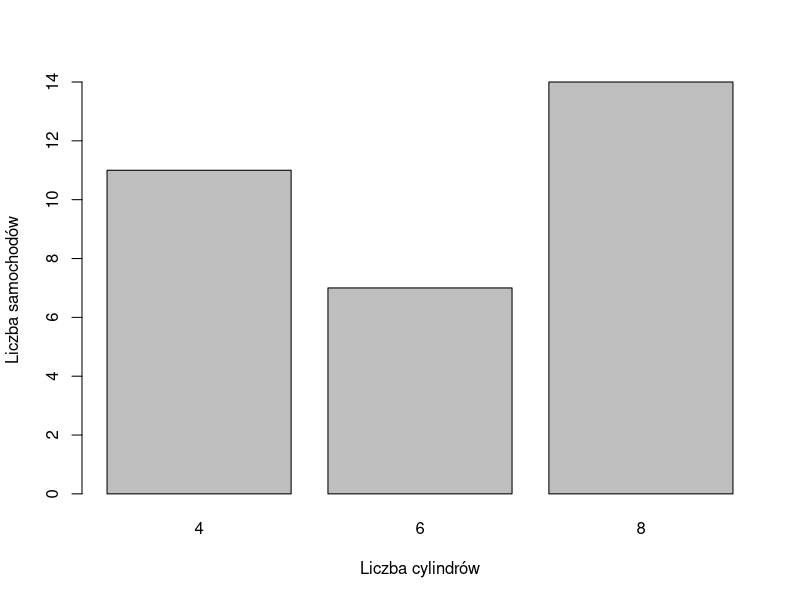
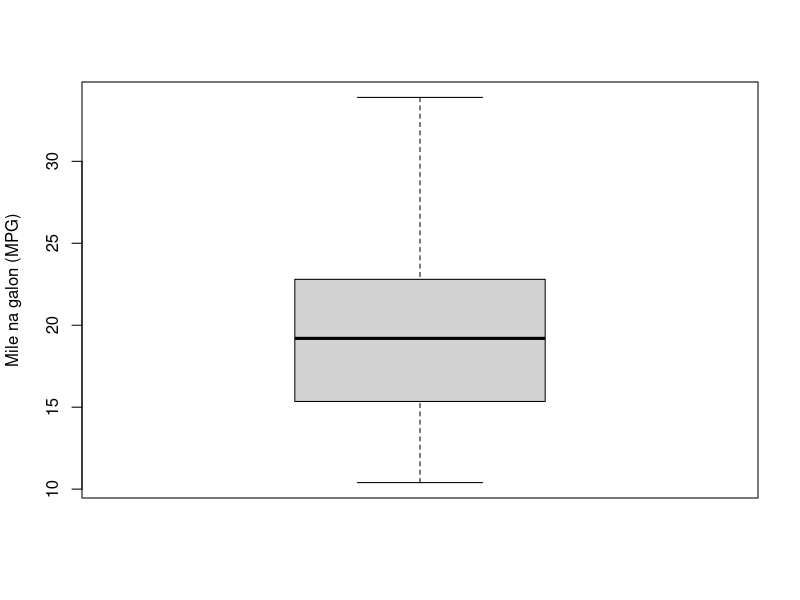
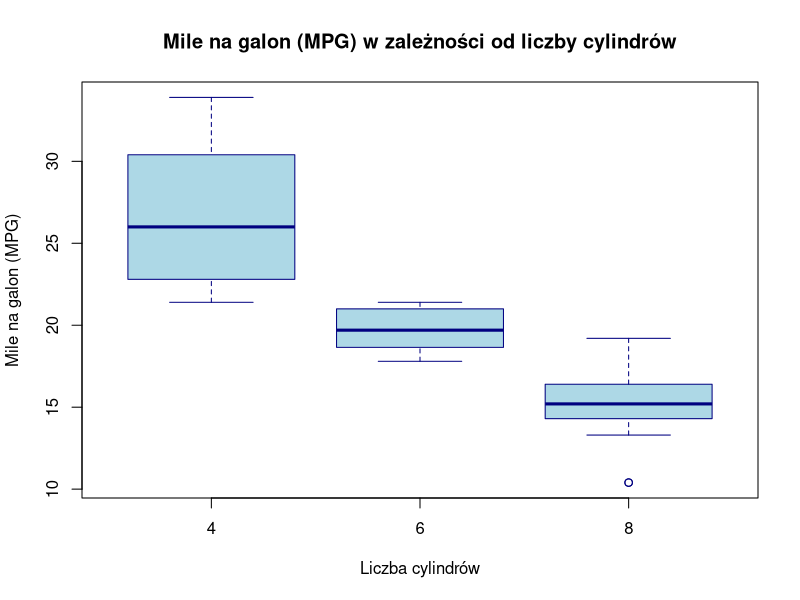
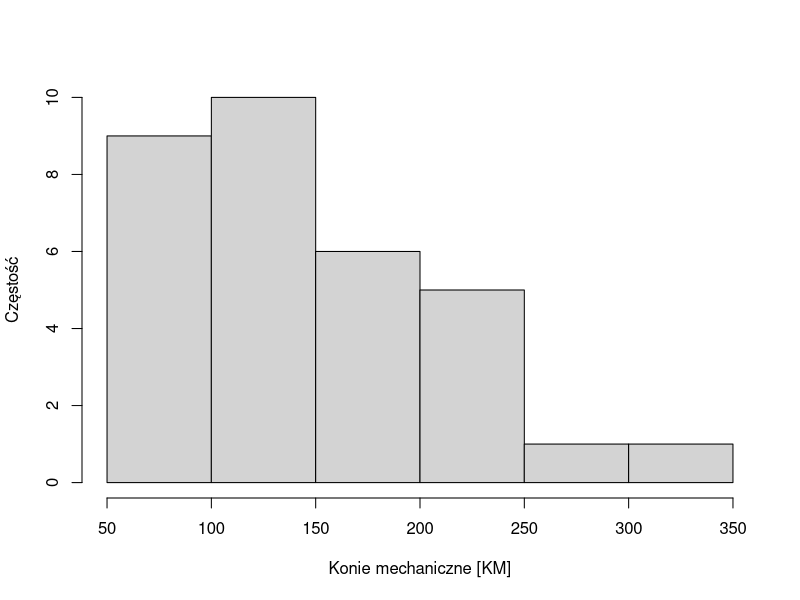
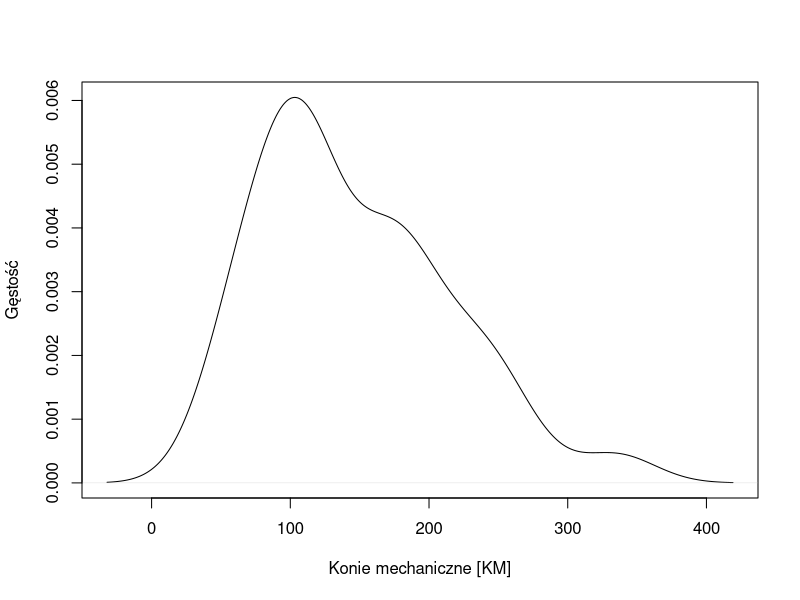
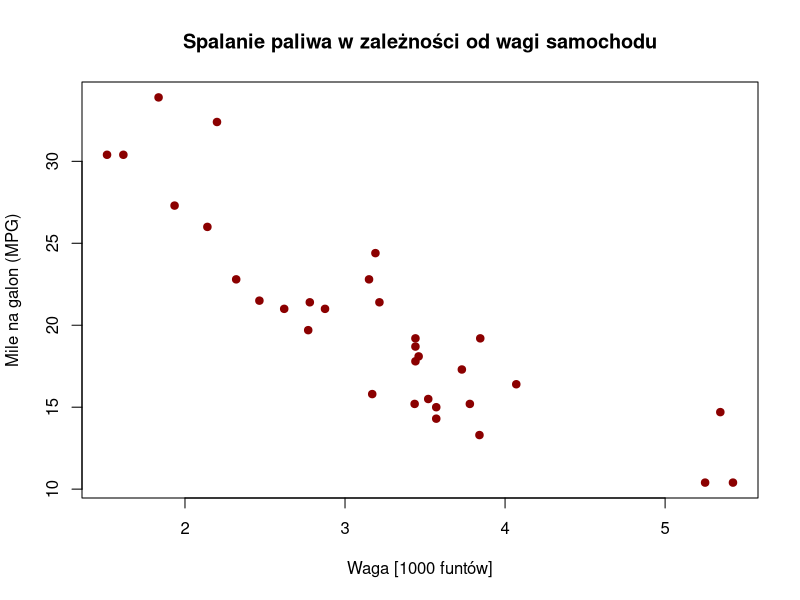
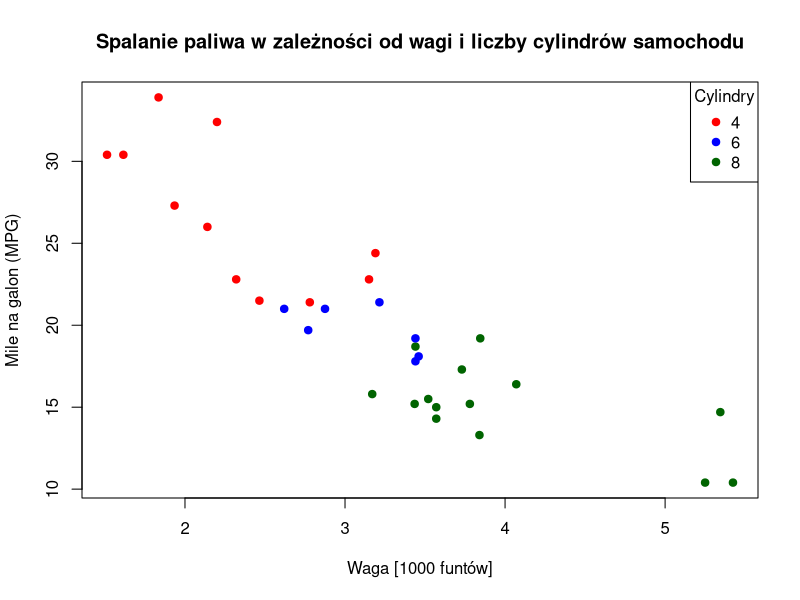

R code for these plots, in order:
## ---- chunk 1
x = 10           # liczba
imie = "Tomek"   # tekst
## ---- chunk 2
x
print(imie)
## ---- chunk 3
typeof(10.1)
typeof(10)
typeof("Tomek")
typeof(TRUE)
## ---- chunk 4
typeof(10L)
## ---- chunk 5
# stworzenie wektora liczbowego
vec = c(1, 2, 3, 4, 5)
vec
## ---- chunk 6
vec = 1:5 # sekwencja
vec
## ---- chunk 7
# stworzenie wektora tekstowego
vec = c("a", "b", "c", "d", "e")
vec
## ---- chunk 8
# selekcja poprzez indeks
vec[3]
vec[1:3]
vec[-5]
## ---- chunk 9
fct = factor(c("Drzewo", "Skała", "Budynek", "Drzewo", "Drzewo"))

length(fct)  # liczba wszystkich elementów w wektorze
nlevels(fct) # liczba kategorii
levels(fct)  # wyświetl kategorie
## ---- chunk 10
mat = matrix(1:9, ncol = 3)
mat
## ---- chunk 11
# selekcja pierwszego wiersza
mat[1, ]

# selekcja pierwszej kolumny
mat[, 1]
## ---- chunk 12
lst = list(imie = "Ania", wiek = 25, oceny = c(4, 4, 5), czy_student = TRUE)
lst
## ---- chunk 13
lst$imie

lst["oceny"]   # zwrócona jest lista

lst[["oceny"]] # zwrócony jest wektor
## ---- chunk 14
lst = list(
  osoba1 = list(imie = "Ania", wiek = 25),
  osoba2 = list(imie = "Andrzej", wiek = 30)
)

lst$osoba1$wiek # wiek pierwszej osoby
## ---- chunk 15
df = data.frame(
  imie = c("Ania", "Andrzej"), 
  wiek = c(25, 30),
  miasto = c("Warszawa", "Kraków")
)
df
## ---- chunk 16
df$imie

df$imie[1]

df[1, 1]

df[df$wiek == 25, "imie"]
## ---- chunk 17
a = 10
b = 3
## ---- chunk 18
a + b
a - b
a * b
a / b
a %% b
a ^ b
## ---- chunk 19
a = 10
b = 3
## ---- chunk 20
a == b
a != b
a < b
a > b
## ---- chunk 21
vec = c(1, 2, 3, 4, 5)
vec

# zwraca wartość logiczną dla każdego elementu
vec >= 3

# zwraca tylko te elementy, które spełniają warunek
vec[vec >= 3]
## ---- chunk 22
a = 10
a > 0 & a < 100
## ---- chunk 23
TRUE & FALSE
TRUE | FALSE
## ---- chunk 24
# zwraca dwie wartości logiczne
c(TRUE, FALSE) & c(TRUE, TRUE)
## ---- chunk 25
# wylosuj 5 liczb z zakresu od 1 do 10
sample(1:10, size = 5)

# stwórz sekwencję liczb od 1 do 10
seq(1, 10, by = 1)

# wylosuj 5 liczb (rozkład normalny)
rnorm(5)

# wylosuj 5 liczb (rozkład jednostajny)
runif(5)

# powtórz cały wektor 3 razy
rep(c(1, 2), times = 3)

# powtórz każdy element 3 razy
rep(c(1, 2), each = 3)

# odwróć kolejność
rev(c("a", "b", "c"))

# sortuj elementy wektora
sort(c(4, 1, 3, 2), decreasing = FALSE)

# zaokrąglij liczbę do części setnej
round(1.1833, digits = 2)
## ---- chunk 26
# wczytanie danych do sesji
mtcars = mtcars

# struktura danych
str(mtcars)
## ---- chunk 27
# zlicz wystąpienia dla każdego cylindra (grupy)
cyl_counts = table(mtcars$cyl)
cyl_counts
## ---- chunk 28
barplot(cyl_counts, xlab = "Liczba cylindrów", ylab = "Liczba samochodów")
## ---- chunk 29
boxplot(mtcars$mpg, ylab = "Mile na galon (MPG)")
## ---- chunk 30
boxplot(mpg ~ cyl, data = mtcars,
        main = "Mile na galon (MPG) w zależności od liczby cylindrów",
        xlab = "Liczba cylindrów",
        ylab = "Mile na galon (MPG)",
        col = "lightblue",
        border = "navy")
## ---- chunk 31
hist(mtcars$hp, xlab = "Konie mechaniczne [KM]", ylab = "Częstość", main = NULL)
## ---- chunk 32
d = density(mtcars$hp)
plot(d, main = NA, xlab = "Konie mechaniczne [KM]", ylab = "Gęstość")
## ---- chunk 33
plot(mtcars$wt, mtcars$mpg, 
     main = "Spalanie paliwa w zależności od wagi samochodu",
     xlab = "Waga [1000 funtów]",
     ylab = "Mile na galon (MPG)",
     pch = 19, # kształt punktu
     col = "darkred")
## ---- chunk 34
# zamiana liczby cylindrów na kategorie
cyl_factor = as.factor(mtcars$cyl)
# zdefiniowanie kolorów
colors = c("red", "blue", "darkgreen")

plot(mtcars$wt, mtcars$mpg, 
     main = "Spalanie paliwa w zależności od wagi i liczby cylindrów samochodu",
     xlab = "Waga [1000 funtów]",
     ylab = "Mile na galon (MPG)",
     pch = 19,
     # przypisanie kolorów do odpowiednich kategorii
     col = colors[cyl_factor])

legend("topright",
       legend = levels(cyl_factor),
       col = colors,
       pch = 19,
       title = "Cylindry")
